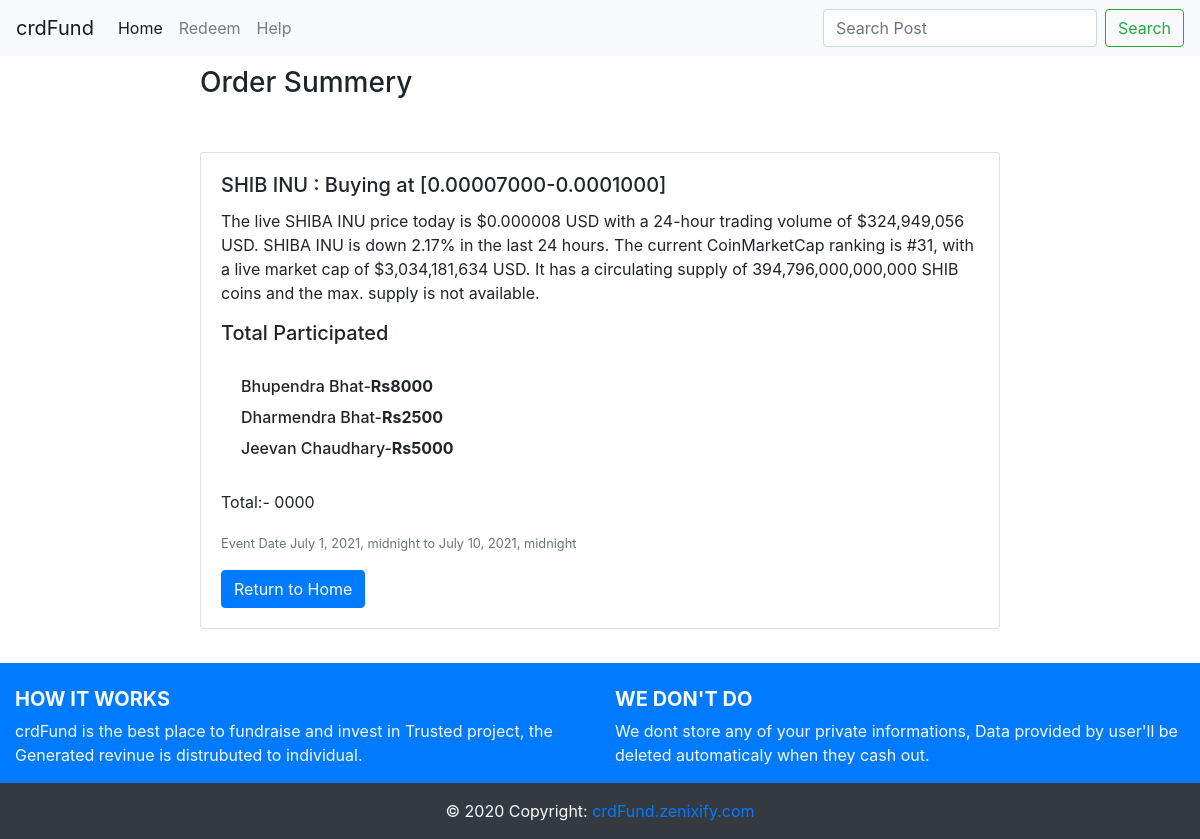
/products/summery/shib-inu-buying-at-000007000-00001000, run on the app's committed database.
### crdOrder/models.py (models this page shows, shortened)
class Product(models.Model):
    name=models.CharField(max_length=50,null=True)
    description = models.TextField(max_length=1500,null=True)
    category = models.ForeignKey(postCategory , on_delete=models.CASCADE , null=True)
    start_date=models.DateTimeField(null=True)
    end_date=models.DateTimeField(null=True)
    status=models.CharField(null=True, max_length=20, choices=pSTATUS)
    image=models.ImageField(upload_to='Product/')
    slug=models.SlugField(blank=True,null=True)
    class Meta:
        verbose_name="Product"
        verbose_name_plural="Products"

class crdOrder(models.Model):
    orderId=models.IntegerField(null=True)
    nonce=models.IntegerField(null=True)
    order_type = models.ForeignKey('Product' , on_delete=models.CASCADE , null=True, blank=True)
    name = models.CharField(max_length=50,null=True)
    ph_no=models.IntegerField(null=True)
    email=models.EmailField(null=True)
    payment=models.CharField(max_length=20, null=True,choices=PAYOPT)
    order_redeem_code = models.CharField(max_length=500,null=True)
    amount= models.IntegerField(null=True)
    payment_screen_short=models.ImageField(upload_to='payments/', null=True)
    status = models.CharField(max_length=50,null=True,choices=oSTATUS)
    date=models.DateTimeField(default=timezone.now)
    slug=models.SlugField(blank=True,null=True)
    class Meta:
        verbose_name="Order"
        verbose_name_plural="Orders"

### crdOrder/views.py (the view)
# urls.py: path('summery/<slug:slug>',views.productSummery, name='product_summery'),
def productSummery(request,slug):
    parent = Product.objects.get(slug=slug) #prder_type
    if parent.status=='upcomming' or parent.status=='running':
        messages.info(request, 'Sorry The Event is not ended.')
        return redirect('home:main-page')
    else:
        order_set = parent.crdorder_set.all() # getting all child of the parent
    context = {
        'product' : parent,
        'order_set' : order_set,
    }
    return render(request, 'ended_product_summery.html', context)

### crdOrder/templates/ended_product_summery.html (shortened to what this page needs)
{% extends 'base.html' %}
{% load static %}
{% block body %}
    <h3 class="card-group">Order Summery</h3>
    <br>
      <div class="card-group">
        <div class="card">
          <div class="card-body">
            <h5 class="card-title">{{product.name}}</h5>
            <p class="card-text">{{product.description}}</p>
            <h5 class="card-title">Total Participated</h5>
              <div class="card-body">
                {% for order in order_set %}
                  <h6 class="card-title">{{order.name}}-<strong>Rs{{order.amount}}</strong></h6>
                {% endfor %}
              </div>
            <p>Total:- 0000</p>
            <p class="card-text"><small class="text-muted">Event Date {{product.start_date}} to {{product.end_date}}</small></p>
            <a href="{% url 'products:product_list' %}" class="btn btn-primary">Return to Home</a>
          </div>
        </div>
      </div>
    <br>
{% endblock body %}

### static/css/file.css (style rules this page uses)
@media (max-width: 2000px) { .card-group { padding: 10px 600px 10px; } }
@media (max-width: 1700px) { .card-group { padding: 10px 500px 10px; } }
@media (max-width: 1500px) { .card-group { padding: 10px 400px 10px; } }
@media (max-width: 1300px) { .card-group { padding: 10px 300px 10px; } }
@media (max-width: 1200px) { .card-group { padding: 10px 200px 10px; } }

### data on the page
Product: name "SHIB INU : Buying at [0.00007000-0.0001000]", description "The live SHIBA INU price today is $0.000008 USD with a 24-hour trading volume of $324,949,056 USD. SHIBA INU is down 2.17% in the last 24 hours. The current CoinMarketCap ranking is #31, with a live market cap of $3,034,181,634 USD. It has a circulating supply of 394,796,000,000,000 SHIB coins and the max. supply is not available.", start_date "July 1, 2021, midnight", end_date "July 10, 2021, midnight"
crdOrder: name "Bhupendra Bhat", amount "8000"
crdOrder: name "Dharmendra Bhat", amount "2500"
crdOrder: name "Jeevan Chaudhary", amount "5000"
